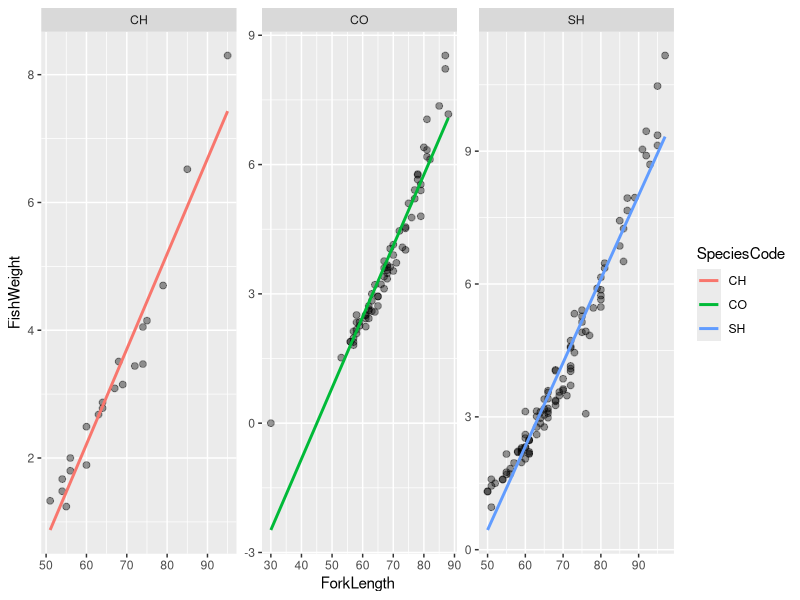

Source code (R):
library(ggplot2)
library(readxl)
library(dplyr)
library(broom)

DietData <- read_excel("Data/DietData.xlsx")
DietData_env <- read_excel("Data/DietData_env.xlsx")

# graphing weight v. length (which is FCF) to understand FCF trends between groups 
ggplot(DietData_env %>% filter(LifeStage == "YoY"), aes(x = ForkLength, y =FishWeight, color= SpeciesCode)) +
  geom_point(color = "black", size = 2, alpha = 0.4) +
  geom_smooth(method = "lm", se = FALSE) + 
  facet_wrap(~ SpeciesCode, scales = "free")

#getting slopes (slope= approximate for FCF) ** all slopes are 0.351? 
DietData_env %>% 
  group_by(SpeciesCode) %>%
  do(tidy(lm(FishWeight ~ ForkLength, data = DietData_env %>% filter(LifeStage== "YoY")))) %>% 
  select(SpeciesCode, term, estimate)

#pulling info from our data sets to compare to literature lmao 
#FCF for CH: 1.000656, CO: 1.106940, SH: 1.101246
FCF_average <- aggregate(FultonConditionFactor ~ SpeciesCode, data= DietData_env, FUN = mean)
ForkLength_average <- aggregate(ForkLength~ SpeciesCode, data= DietData_env, FUN = mean)
